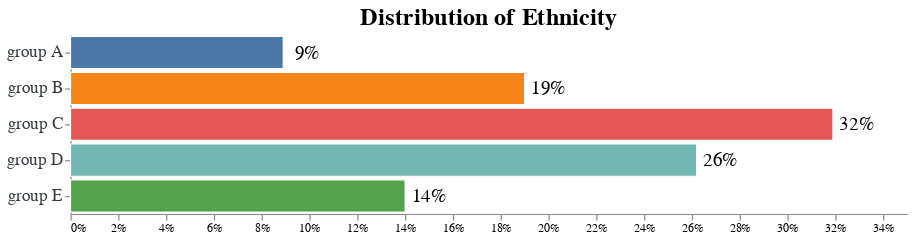

The notebook cell this image was saved under:
### Code cell
bars = alt.Chart(ethnicity_count).mark_bar(stroke = "white").encode(
    x= alt.X("percent:Q", 
        title = "", 
        axis = alt.Axis(format='.0%', grid = False, )),
    y= alt.Y("ethnicity:O", 
        title="",
        axis = alt.Axis(labelAngle=0, labelFontSize=14, labelColor= "#343a40", labelFont="Arial") ),    
    tooltip = [alt.Tooltip('count', title = 'Count' ), alt.Tooltip ('ethnicity:O',title = 'Ethnicity' ) , alt.Tooltip('percent:Q', format='.1%', title = 'Percent' )],
    color=alt.Color(field="ethnicity", type="nominal",legend=None ),
)

text = bars.mark_text(
    dx=+20,
    size=16,
    fill = "black",
).encode(text= alt.Text('percent:Q', format='.0%'))

(bars + text).properties(
    title = f"Distribution of Ethnicity",
    width = 700,
    height= 150,
).configure_title(
    fontSize = 20,
    font = "Arial",
).configure_view(
    strokeWidth = 0,
)

### Figure 1 — Vega-Lite specification as saved in the notebook (floating-point values rounded to 4 significant figures)
{"config": {"view": {"continuousWidth": 400, "continuousHeight": 300, "strokeWidth": 0}, "title": {"font": "Arial", "fontSize": 20}}, "layer": [{"mark": {"type": "bar", "stroke": "white"}, "encoding": {"color": {"field": "ethnicity", "legend": null, "type": "nominal"}, "tooltip": [{"field": "count", "title": "Count", "type": "quantitative"}, {"field": "ethnicity", "title": "Ethnicity", "type": "ordinal"}, {"field": "percent", "format": ".1%", "title": "Percent", "type": "quantitative"}], "x": {"axis": {"format": ".0%", "grid": false}, "field": "percent", "title": "", "type": "quantitative"}, "y": {"axis": {"labelAngle": 0, "labelColor": "#343a40", "labelFont": "Arial", "labelFontSize": 14}, "field": "ethnicity", "title": "", "type": "ordinal"}}}, {"mark": {"type": "text", "dx": 20, "fill": "black", "size": 16}, "encoding": {"color": {"field": "ethnicity", "legend": null, "type": "nominal"}, "text": {"field": "percent", "format": ".0%", "type": "quantitative"}, "tooltip": [{"field": "count", "title": "Count", "type": "quantitative"}, {"field": "ethnicity", "title": "Ethnicity", "type": "ordinal"}, {"field": "percent", "format": ".1%", "title": "Percent", "type": "quantitative"}], "x": {"axis": {"format": ".0%", "grid": false}, "field": "percent", "title": "", "type": "quantitative"}, "y": {"axis": {"labelAngle": 0, "labelColor": "#343a40", "labelFont": "Arial", "labelFontSize": 14}, "field": "ethnicity", "title": "", "type": "ordinal"}}}], "data": {"name": "data-42ff1381c3b2c6450de5949e90fd097b"}, "height": 150, "title": "Distribution of Ethnicity", "width": 700, "$schema": "https://vega.github.io/schema/vega-lite/v4.17.0.json", "datasets": {"data-42ff1381c3b2c6450de5949e90fd097b": [{"ethnicity": "group C", "count": 319, "percent": 0.319}, {"ethnicity": "group D", "count": 262, "percent": 0.262}, {"ethnicity": "group B", "count": 190, "percent": 0.19}, {"ethnicity": "group E", "count": 140, "percent": 0.14}, {"ethnicity": "group A", "count": 89, "percent": 0.089}]}}
